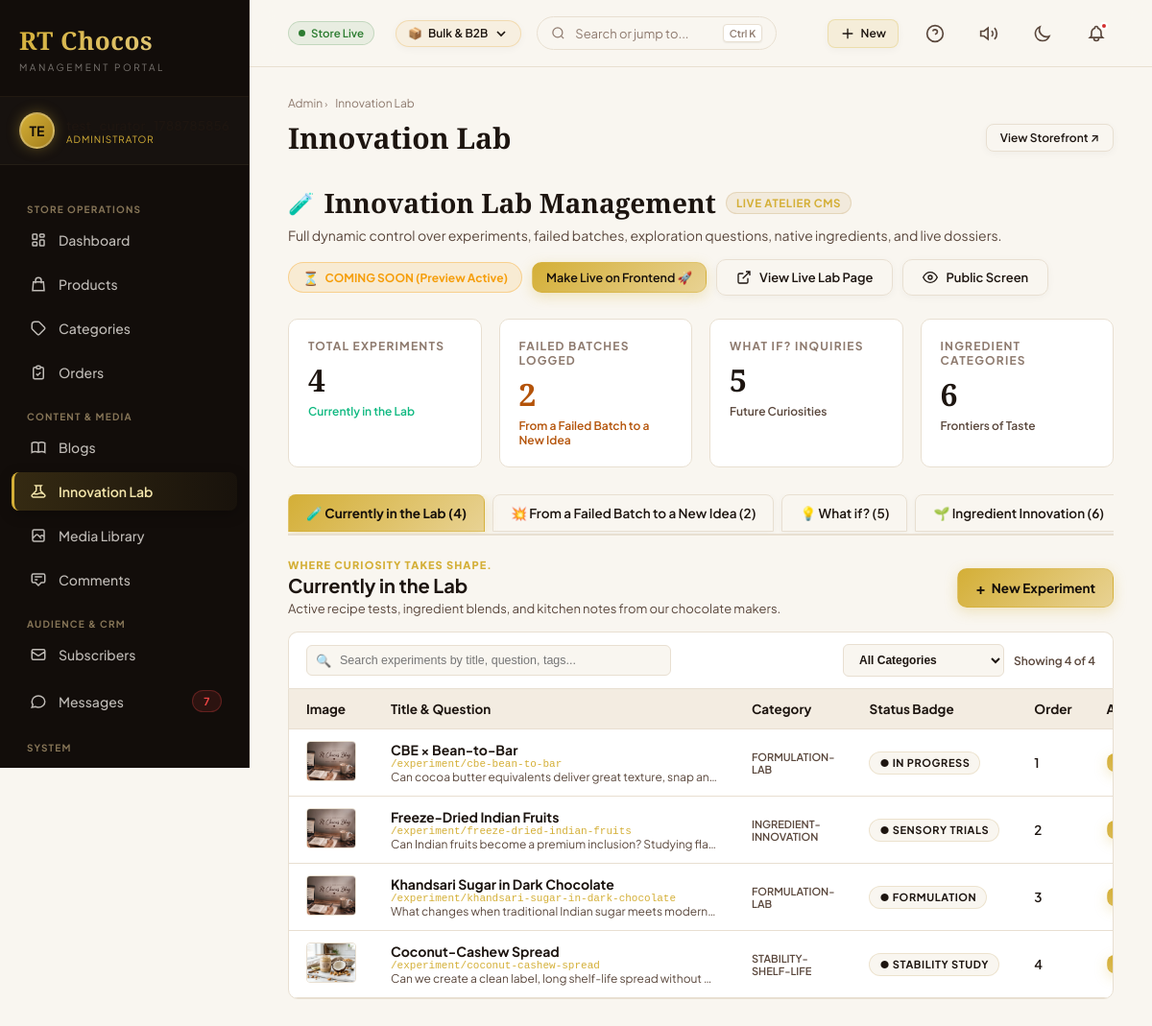
/admin/innovation-lab.php (signed in), run on the app's committed database.
### tables this page shows
CREATE TABLE `lab_experiments` (
  `id` int(11) NOT NULL AUTO_INCREMENT,
  `title` varchar(255) NOT NULL,
  `slug` varchar(255) NOT NULL,
  `category` varchar(100) NOT NULL DEFAULT 'formulation-lab',
  `status_badge` varchar(100) NOT NULL DEFAULT 'IN PROGRESS',
  `status_color` varchar(50) NOT NULL DEFAULT 'green',
  `image_path` varchar(255) DEFAULT NULL,
  `description` text NOT NULL,
  `tags` varchar(255) DEFAULT NULL,
  `hypothesis` text DEFAULT NULL,
  `methodology` text DEFAULT NULL,
  `findings` text DEFAULT NULL,
  `next_steps` text DEFAULT NULL,
  `full_content` longtext DEFAULT NULL,
  `is_featured` tinyint(1) NOT NULL DEFAULT 1,
  `sort_order` int(11) NOT NULL DEFAULT 0,
  `is_active` tinyint(1) NOT NULL DEFAULT 1,
  `created_at` timestamp NULL DEFAULT current_timestamp(),
  `updated_at` timestamp NULL DEFAULT current_timestamp() ON UPDATE current_timestamp(),
  `origin` varchar(255) DEFAULT NULL,
  `polymorph` varchar(255) DEFAULT NULL,
  `particle_size` varchar(150) DEFAULT NULL,
  `conching` varchar(255) DEFAULT NULL,
  `water_activity` varchar(150) DEFAULT NULL,
  `batch_ref` varchar(100) DEFAULT NULL,
  PRIMARY KEY (`id`),
  UNIQUE KEY `slug` (`slug`),
  KEY `idx_lab_cat` (`category`),
  KEY `idx_lab_active` (`is_active`,`sort_order`)
);

### admin/innovation-lab.php (the view, shortened to what the rows shown need)
<?php
require_once __DIR__ . '/layout.php';
$pdo = get_db();
$activeTab = $_GET['tab'] ?? 'experiments';
$experiments = $pdo->query("SELECT * FROM lab_experiments ORDER BY sort_order ASC, id DESC")->fetchAll(PDO::FETCH_ASSOC);
?>
<div class="content-wrapper">
    <div style="display: flex; justify-content: space-between; align-items: flex-start; margin-bottom: 24px; flex-wrap: wrap; gap: 16px;">
        <div>
            <div style="display: flex; align-items: center; gap: 10px; margin-bottom: 6px;">
                <h1 style="font-size: 28px; font-weight: 700; color: var(--text-main); font-family: var(--font-heading); margin: 0;">Innovation Lab Management</h1>
            </div>
        </div>
    </div>
    <?php if ($activeTab === 'experiments'): ?>
        <div style="display: flex; justify-content: space-between; align-items: center; margin-bottom: 16px; flex-wrap: wrap; gap: 12px;">
            <div>
                <h2 style="font-size: 20px; font-weight: 700; color: var(--text-main); margin: 0 0 4px;">Currently in the Lab</h2>
            </div>
        </div>
        <div class="card" style="background: var(--bg-card); border: 1px solid var(--border-color); border-radius: 0 0 10px 10px; overflow: hidden; margin-bottom: 30px;">
            <div style="overflow-x: auto;">
                <table id="experimentsTable" style="width: 100%; border-collapse: collapse; text-align: left; font-size: 13.5px;">
                    <thead style="background: var(--bg-subtle); border-bottom: 1px solid var(--border-color);">
                        <tr>
                            <th style="padding: 12px 18px; width: 64px;">Image</th>
                            <th style="padding: 12px 18px;">Title &amp; Question</th>
                            <th style="padding: 12px 18px;">Category</th>
                            <th style="padding: 12px 18px;">Status Badge</th>
                            <th style="padding: 12px 18px; width: 80px;">Order</th>
                            <th style="padding: 12px 18px; width: 90px;">Active</th>
                        </tr>
                    </thead>
                    <tbody>
                        <?php if (!empty($experiments)): ?>
                            <?php foreach ($experiments as $exp): ?>
                                <tr class="exp-row" data-title="<?php echo strtolower(htmlspecialchars($exp['title'])); ?>" data-desc="<?php echo strtolower(htmlspecialchars($exp['description'])); ?>" data-tags="<?php echo strtolower(htmlspecialchars($exp['tags'])); ?>" data-cat="<?php echo strtolower(htmlspecialchars($exp['category'])); ?>" style="border-bottom: 1px solid var(--border-color); transition: background 0.15s ease;">
                                    <td style="padding: 12px 18px;">
                                        <img src="../<?php echo htmlspecialchars($exp['image_path'] ?: 'assets/images/placeholder.jpg'); ?>" style="width: 52px; height: 42px; object-fit: cover; border-radius: 4px; border: 1px solid var(--border-color);" alt="" onerror="this.src='../assets/images/placeholder.jpg'">
                                    </td>
                                    <td style="padding: 12px 18px;">
                                        <div style="font-weight: 700; color: var(--text-main); font-size: 14px;"><?php echo htmlspecialchars($exp['title']); ?></div>
                                        <div style="font-size: 11px; color: var(--gold, #C7A66A); font-family: monospace;">/experiment/<?php echo htmlspecialchars($exp['slug'] ?: $exp['id']); ?></div>
                                        <div style="font-size: 12px; color: var(--text-muted); max-width: 340px; text-overflow: ellipsis; overflow: hidden; white-space: nowrap;">
                                            <?php echo htmlspecialchars($exp['description']); ?>
                                        </div>
                                    </td>
                                    <td style="padding: 12px 18px; font-weight: 600; text-transform: uppercase; font-size: 11px; color: var(--text-muted);">
                                        <?php echo htmlspecialchars($exp['category']); ?>
                                    </td>
                                    <td style="padding: 12px 18px;">
                                        <span class="status-badge" style="background: rgba(199, 166, 106, 0.1); border: 1px solid rgba(199, 166, 106, 0.25); color: var(--text-main); padding: 4px 10px; border-radius: 999px; font-size: 11px; font-weight: 700; white-space: nowrap;">
                                            ● <?php echo htmlspecialchars($exp['status_badge']); ?>
                                        </span>
                                    </td>
                                    <td style="padding: 12px 18px; font-weight: 600;">
                                        <?php echo (int)$exp['sort_order']; ?>
                                    </td>
                                    <td style="padding: 12px 18px;">
                                        <form method="POST" style="margin: 0;">
                                            <button type="submit" class="btn btn-sm <?php echo $exp['is_active'] ? 'btn-primary' : 'btn-outline'; ?>" style="padding: 2px 8px; font-size: 11px;" title="Click to toggle status">
                                            </button>
                                        </form>
                                    </td>
                                </tr>
                            <?php endforeach; ?>
                        <?php else: ?>
                            <tr>
                                <td colspan="7" style="padding: 32px; text-align: center; color: var(--text-light);">No experiments found. Click "+ New Experiment" to add one!</td>
                            </tr>
                        <?php endif; ?>
                    </tbody>
                </table>
            </div>
        </div>
    <?php endif; ?>
</div>

### data on the page
lab_experiments: title "CBE × Bean-to-Bar", slug "cbe-bean-to-bar", description "Can cocoa butter equivalents deliver great texture, snap an…", category "FORMULATION-LAB", status_badge "IN PROGRESS", sort_order "1"
lab_experiments: title "Freeze-Dried Indian Fruits", slug "freeze-dried-indian-fruits", description "Can Indian fruits become a premium inclusion? Studying fla…", category "INGREDIENT-INNOVATION", status_badge "SENSORY TRIALS", sort_order "2"
lab_experiments: title "Khandsari Sugar in Dark Chocolate", slug "khandsari-sugar-in-dark-chocolate", description "What changes when traditional Indian sugar meets modern…", category "FORMULATION-LAB", status_badge "FORMULATION", sort_order "3"
lab_experiments: image_path (picture), title "Coconut-Cashew Spread", slug "coconut-cashew-spread", description "Can we create a clean label, long shelf-life spread without…", category "STABILITY-SHELF-LIFE", status_badge "STABILITY STUDY", sort_order "4"

### other printed values
$initials "TE"
$unreadCount "7"
$modeIcons[$activeStoreMode] "📦"
$modeLabels[$activeStoreMode] "Bulk & B2B"
$crumb['label'] "Admin"
$crumb['label'] "Innovation Lab"
$title "Innovation Lab"
count($experiments) "4"
count($failedBatches) "2"
count($whatIfList) "5"
count($ingredientsList) "6"
